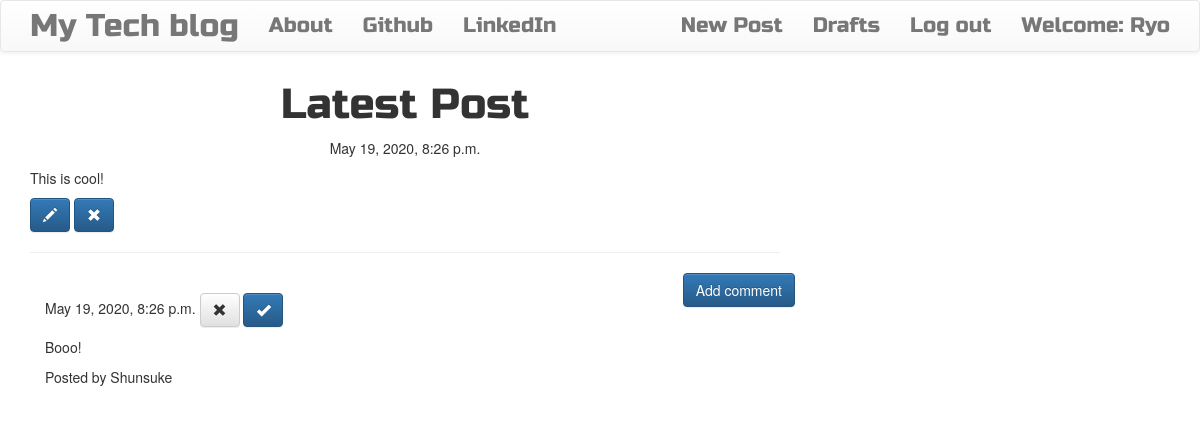
Screenshot of /post/3 (signed in) with the database file from the repository.
### blog/models.py (models this page shows, shortened)
class Post(models.Model):
    author = models.ForeignKey('auth.User', on_delete=models.CASCADE)
    title = models.CharField(max_length=200)
    text = models.TextField()
    created_date = models.DateTimeField(default=timezone.now)
    published_date = models.DateTimeField(blank=True ,null=True)

class Comment(models.Model):
    post = models.ForeignKey('blog.Post', related_name='comments', on_delete=models.CASCADE)
    author = models.CharField(max_length=200)
    text = models.TextField()
    created_date = models.DateTimeField(default=timezone.now)
    approved_comment = models.BooleanField(default=False)

### blog/views.py (the view)
# urls.py: path('post/<int:pk>', views.PostDetailView.as_view(),
class PostDetailView(DetailView):
    model = Post

### blog/templates/blog/post_detail.html
{% extends 'blog/base.html' %}
{% block content %}
 <h1 class="posttitle loader">{{ post.title }}</h1>
 {% if post.published_date %}
  <div class="post postdate">
    {{ post.published_date }}
  </div>
  {% else %}
  <a class='btn btn-default' href="{% url 'post_publish' pk=post.pk %}">Publish</a>
  {% endif %}
  <p class='postcontent'>{{ post.text|safe|linebreaksbr }}</p>
  {% if user.is_authenticated %}
    <a class='btn btn-primary' href="{% url 'post_edit' pk=post.pk %}">
        <span class='glyphicon glyphicon-pencil'></span>
    </a>
    <a class='btn btn-primary' href="{% url 'post_remove' pk=post.pk %}">
        <span class='glyphicon glyphicon-remove'></span>
    </a>
  {% endif %}
  <hr>
    <a class='btn btn-primary btn-comment' href="{% url 'add_comment_to_post' pk=post.pk %}">Add comment</a>
    <div class="container">
      {% for comment in post.comments.all %}
      <br>
        {% if user.is_authenticated or comment.approved_comment %}
            {{ comment.created_date }}
            {% if not comment.approved_comment %}
              <a class='btn btn-default' href="{% url 'comment_remove' pk=comment.pk %}">
                  <span class='glyphicon glyphicon-remove'></span>
              </a>
              <a class='btn btn-primary' href="{% url 'comment_approve' pk=comment.pk %}">
                  <span class='glyphicon glyphicon-ok'></span>
              </a>
            {% endif %}
            <p>{{ comment.text|safe|linebreaks}}</p>
            <p>Posted by {{ comment.author }}</p>
        {% endif %}
        {% empty %}
        <p>No Comments!</p>
      {% endfor %}
    </div>
{% endblock %}

### blog/templates/blog/base.html (shortened to what this page needs)
<!DOCTYPE html>
{% load static %}
<html>
    <head>
        <link rel="stylesheet" href="https://maxcdn.bootstrapcdn.com/bootstrap/3.3.7/css/bootstrap.min.css">
        <link rel="stylesheet" href="https://maxcdn.bootstrapcdn.com/bootstrap/3.3.7/css/bootstrap-theme.min.css">
        <link rel="stylesheet" href="//cdn.jsdelivr.net/medium-editor/latest/css/medium-editor.min.css" type="text/css" media="screen" charset="utf-8">
        <link rel="stylesheet" href="{% static 'css/blog.css' %}">
<body class='loader'>
  <nav class="navbar navbar-default techfont custom-navbar">
    <div class="container">
      <ul class="nav navbar-nav">
        <li><a class='navbar-brand bigbrand' href="{% url 'post_list' %}">My Tech blog</a></li>
        <li><a href="{% url 'about'%}">About</a></li>
        <li><a href="https://www.github.com">Github</a></li>
        <li><a href="https://www.linkedin.com">LinkedIn</a></li>
      </ul>
      <ul class="nav navbar-nav navbar-right">
        {% if user.is_authenticated %}
        <li>
          <a href="{% url 'post_new' %}" >New Post</a>
        </li>
        <li>
          <a href="{% url 'post_draft_list' %}">Drafts</a>
        </li>
        <li>
          <a href="{% url 'logout' %}" >Log out</a>
        </li>
        <li>
          <a >Welcome: {{ user.username }}</a>
        </li>
          {% else %}
          <li><a class='nav navbar-right' href="{% url 'login' %}" ><span class="glyphicon glyphicon-user"></span></a></li>
        {% endif %}
      </ul>
  </div>
</nav>
        <div class="content container">
            <div class="row">
                <div class="col-md-8">
                  <div class="blog_posts">
                    {% block content %}
                    {% endblock %}
                  </div>
                </div>
            </div>
        </div>
</body>
</html>

### blog/static/css/blog.css (style rules this page uses)
.techfont { font-family: 'Russo One', sans-serif; font-size: 1.5em; margin-bottom: 10px; }
.bigbrand { font-size: 1.5em; }
.postdate { text-align:center; }
.posttitle { font-family: 'Russo One', sans-serif; font-size: 3em; text-align: center; }
.postcontent { font-family: 'Montserrat'; font-size: 1.5em; }
.btn-comment { position: absolute; right: 0px; }
.loader { filter:hue-rotate(0deg); color:linear-gradient(45deg,#0f8,#08f); animation:hue 10000ms infinite linear; }

### rows the page displays
Post: title "Latest Post", published_date "May 19, 2020, 8:26 p.m.", text "This is cool!"
Comment: created_date "May 19, 2020, 8:26 p.m.", approved_comment False (drawn), text "Booo!", author "Shunsuke"

### other values shown
{{ user.username }} "Ryo"
